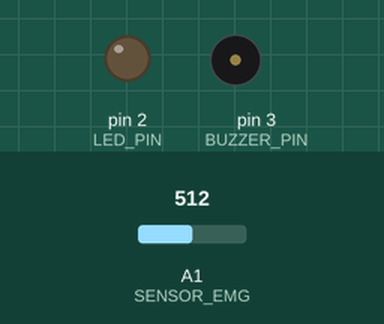
Simulated run of this sketch. Board: Arduino Uno, built with avr-gcc and run on an emulated ATmega328P. Parts: output pins drawn as LEDs (lit = HIGH), buzzer (waves = sounding). The test bench sets the inputs (shaded band); at power-on: A1 (SENSOR_EMG) = 512. What the sketch prints to the serial monitor is not drawn.

Above: at 1.2 s.
1.3 s: A1 (SENSOR_EMG) set to 716
Timing chart, 0 to 4.3 s (numbered marks = the images above; inputs shaded):
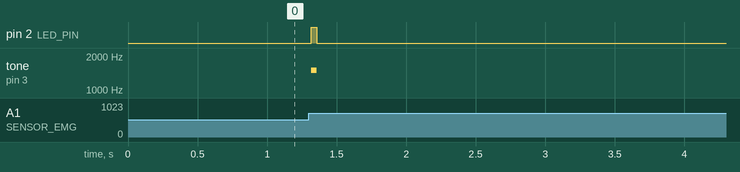

Measured:
- after the input at 1.3 s, pin 2 (LED_PIN): LOW → HIGH at once, → LOW 0.04 s later; tone on pin 3 (BUZZER_PIN): silent → 1500 Hz at once, → silent 0.04 s later

The sketch:

primer_25_arduino.ino
```cpp
#define LED_PIN 2 // определяем контакт для светодиода
#define BUZZER_PIN 3 // определяем контакт для пьезодинамика
#define SENSOR_EMG A1 // определяем контакт для сенсора ЭМГ

int amp = 0; // переменная для хранения значения амплитуды ЭМГ-сигнала
int emg = 0; // переменная для хранения ЭМГ-сигнала с сенсора
int max1 = 0; // переменная для хранения максимального значения при обработке
int min1 = 255; // переменная для хранения минимального значения при обработке
int threshold = 30; // пороговое значения для определения напряжения/расслабления мышцы

int k = 0;

// функция для вычисления амплитуды ЭМГ-сигнала
void calc_amp() {
    if (k < 32) {
      emg = analogRead(SENSOR_EMG); // считываем значение с сенсора ЭМГ
      emg = map(emg, 0, 1023, 0, 255); // пропорционально переносим значение из диапазона 0...1023 в диапазон 0...255
      if (emg > max1)  // если текущее значение больше значения переменной max1
        max1 = emg;  // обновляем значение максимума
      if (emg < min1)  // если текущее значение меньше значения переменной min1
        min1 = emg; // обновляем значение минимума

      k++;
    }
    else {
      k = 0;
    }
    amp =  0.4*amp + 0.6*(max1 - min1); // рассчитываем значение амплитуды

    if (k == 0) {
      max1 = 0; // возвращаем переменной начальной значение для следующего цикла обработки
      min1 = 255; // возвращаем переменной начальной значение для следующего цикла обработки
    }
  }

void setup() {
  Serial.begin(115200);
  pinMode(LED_PIN, OUTPUT);
}

void loop() {
    calc_amp(); // вычисляем амплитуды при вызове функции calc_amp()
    if (k == 0) {
      Serial.println(amp); // выводим значение амплитуды в монитор порта
      if (amp > threshold){ // если амплитуда больше порогового значения
      digitalWrite(LED_PIN, HIGH); // включаем светодиод
      tone(BUZZER_PIN, 1500); // генерируем звук на пьезодинамике
      }
      else{ // иначе
        digitalWrite(LED_PIN, LOW); // выключаем светодиод
        noTone(BUZZER_PIN); // останавливаем генерацию звука
      }
    }
    delay(1);
}
```
